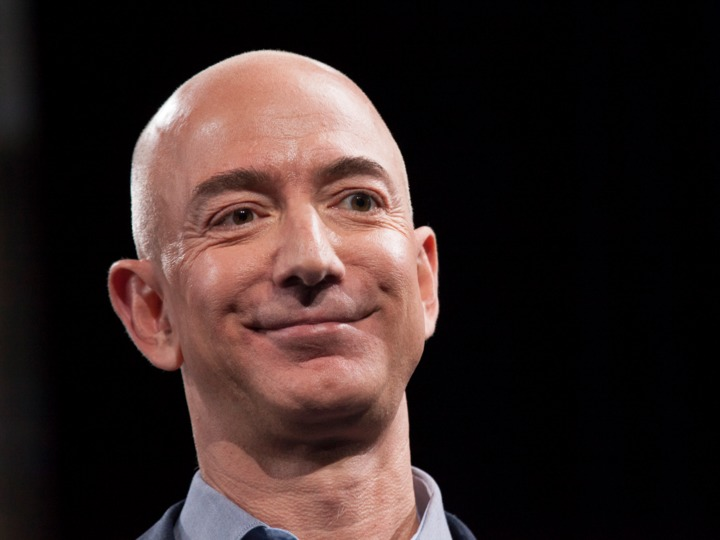
#> input picture DLIB/faces/Steve.png, 720 x 540 px
$ python Hello.py
#> lines starting #> are read from the running program, lines starting #| are printed output that depends on the picture
import cv2
import numpy as np

# ルックアップテーブルの生成
min_table = 50
max_table = 205
diff_table = max_table - min_table

LUT_HC = np.arange(256, dtype = 'uint8' )
LUT_LC = np.arange(256, dtype = 'uint8' )

# ハイコントラストLUT作成
for i in range(0, min_table):
    LUT_HC[i] = 0
for i in range(min_table, max_table):
    LUT_HC[i] = 255 * (i - min_table) / diff_table
for i in range(max_table, 255):
    LUT_HC[i] = 255

# [34 lines of commented-out code are left out]

src = cv2.imread("faces/Steve.png", 1)
#> src is the input picture: shape (540, 720, 3); mean B, G, R 36.5, 38.7, 53.8
hight = src.shape[0]
#> hight = 540
width = src.shape[1]
#> width = 720
half_img = cv2.resize(src,(float(hight)/2,float(width)/2))
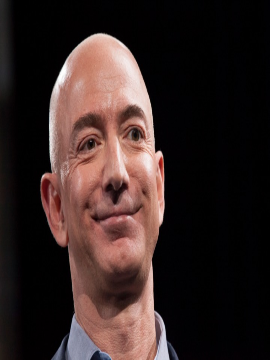
#> half_img: shape (360, 270, 3); mean B, G, R 36.5, 38.7, 53.7

cv2.imshow("sono1", half_img)
cv2.imwrite("faces/Steve9.png", half_img)
cv2.waitKey(0)
cv2.destroyAllWindows()
